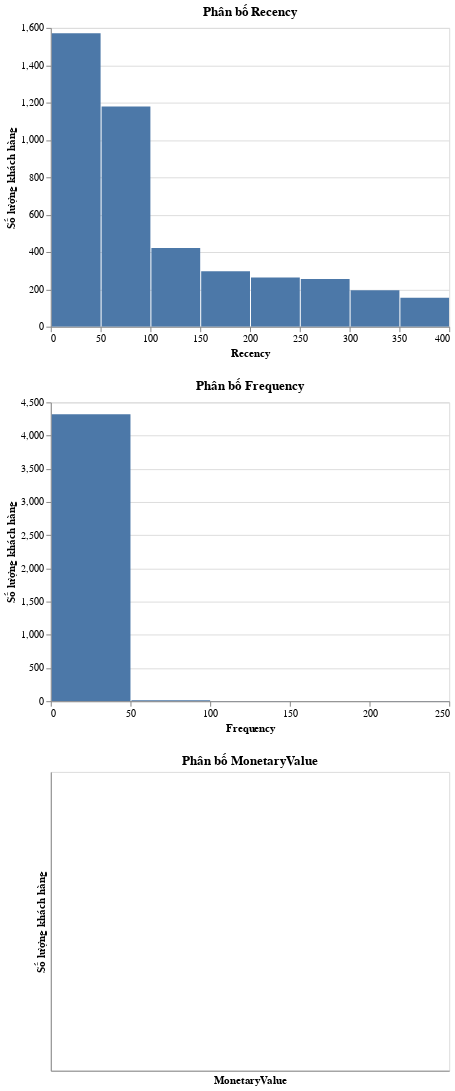

Notebook code cell kept with this figure:
### Code cell
import altair as alt
chart_recency = alt.Chart(rfm).mark_bar().encode(
    x=alt.X('Recency:Q', bin=True, title='Recency'),
    y=alt.Y('count()', title='Số lượng khách hàng'),
    tooltip=[alt.Tooltip('Recency:Q', bin=True), 'count()']
).properties(
    title='Phân bố Recency'
).interactive()
chart_frequency = alt.Chart(rfm).mark_bar().encode(
    x=alt.X('Frequency:Q', bin=True, title='Frequency'),
    y=alt.Y('count()', title='Số lượng khách hàng'),
    tooltip=[alt.Tooltip('Frequency:Q', bin=True), 'count()']
).properties(
    title='Phân bố Frequency'
).interactive()
chart_monetary = alt.Chart(rfm).mark_bar().encode(
    x=alt.X('MonetaryValue:Q', bin=True, title='MonetaryValue'),
    y=alt.Y('count()', title='Số lượng khách hàng'),
    tooltip=[alt.Tooltip('MonetaryValue:Q', bin=True), 'count()']
).properties(
    title='Phân bố MonetaryValue'
).interactive()
chart = alt.vconcat(chart_recency, chart_frequency, chart_monetary)
chart.display()

### Figure 1 — Vega-Lite specification as saved in the notebook (floating-point values rounded to 4 significant figures; data arrays with more than 128 entries replaced by an {"elided": "..."} marker saying what was removed)
{"config": {"view": {"continuousWidth": 400, "continuousHeight": 300}}, "vconcat": [{"mark": "bar", "encoding": {"tooltip": [{"bin": true, "field": "Recency", "type": "quantitative"}, {"aggregate": "count", "type": "quantitative"}], "x": {"bin": true, "field": "Recency", "title": "Recency", "type": "quantitative"}, "y": {"aggregate": "count", "title": "Số lượng khách hàng", "type": "quantitative"}}, "selection": {"selector001": {"type": "interval", "bind": "scales", "encodings": ["x", "y"]}}, "title": "Phân bố Recency"}, {"mark": "bar", "encoding": {"tooltip": [{"bin": true, "field": "Frequency", "type": "quantitative"}, {"aggregate": "count", "type": "quantitative"}], "x": {"bin": true, "field": "Frequency", "title": "Frequency", "type": "quantitative"}, "y": {"aggregate": "count", "title": "Số lượng khách hàng", "type": "quantitative"}}, "selection": {"selector002": {"type": "interval", "bind": "scales", "encodings": ["x", "y"]}}, "title": "Phân bố Frequency"}, {"mark": "bar", "encoding": {"tooltip": [{"bin": true, "field": "MonetaryValue", "type": "quantitative"}, {"aggregate": "count", "type": "quantitative"}], "x": {"bin": true, "field": "MonetaryValue", "title": "MonetaryValue", "type": "quantitative"}, "y": {"aggregate": "count", "title": "Số lượng khách hàng", "type": "quantitative"}}, "selection": {"selector003": {"type": "interval", "bind": "scales", "encodings": ["x", "y"]}}, "title": "Phân bố MonetaryValue"}], "data": {"name": "data-458689ea4e7fcf0bb984c6bdb0273e34"}, "$schema": "https://vega.github.io/schema/vega-lite/v4.17.0.json", "datasets": {"data-458689ea4e7fcf0bb984c6bdb0273e34": {"elided": "4338 records"}}}
